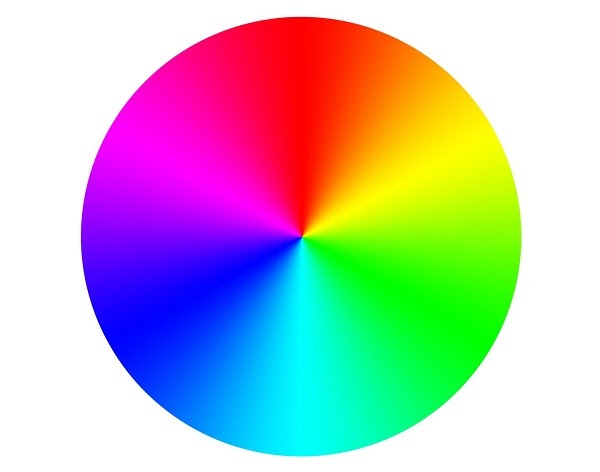
#> input picture Computer Vision/Practice OpenCV/image/circle_HSV_color.jpg, 600 x 472 px
$ python 'Detect Color HSV.py'
#> lines starting #> are read from the running program, lines starting #| are printed output that depends on the picture; after the words box and inside, x2 and y2 are one past the last pixel; in counts of white or black regions, pixels touching at a corner belong together
import numpy as np
import cv2

color = [255, 0, 0]
pixel = np.uint8([[color]])
# print(pixel)
hsv = cv2.cvtColor(pixel, cv2.COLOR_BGR2HSV)
hsv = hsv[0][0]

print('BGR:', color)
print('HSV:', hsv)

img_color = cv2.imread('./image/circle_HSV_color.jpg', cv2.IMREAD_UNCHANGED)
#> img_color is the input picture: shape (472, 600, 3); mean B, G, R 186.3, 185.7, 186.3
height, width = img_color.shape[:2]
#> height = 472; width = 600

img_hsv = cv2.cvtColor(img_color, cv2.COLOR_BGR2HSV)
#> img_hsv: shape (472, 600, 3); mean H, S, V 51.8, 136.6, 254.1

lower_blue = (120-10, 30, 30)
upper_blue = (120+10, 255, 255)
img_mask = cv2.inRange(img_hsv, lower_blue, upper_blue)
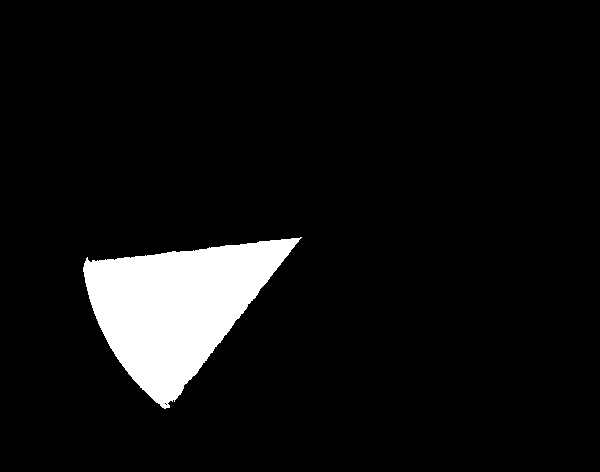
#> img_mask: shape (472, 600); 6.8% white; 1 white region, box (x1, y1, x2, y2) and area: (83, 237, 302, 409) 19344

img_result = cv2.bitwise_and(img_color, img_color, mask = img_mask)
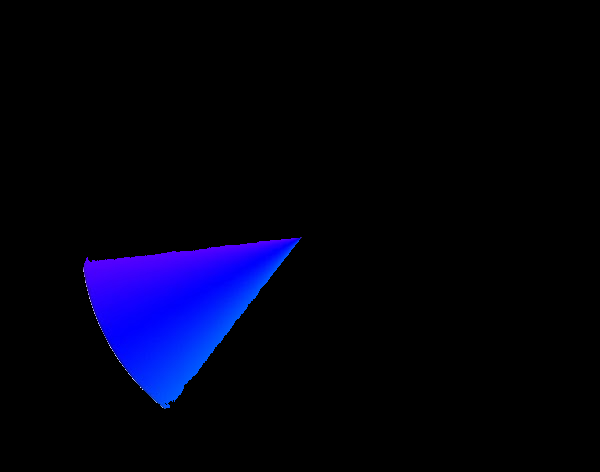
#> img_result: shape (472, 600, 3); mean B, G, R 17.3, 1.4, 1.3

cv2.imshow('img_color', img_color)
cv2.imshow('img_mask', img_mask)
cv2.imshow('img_result', img_result)

cv2.waitKey(0)
cv2.destroyAllWindows()
